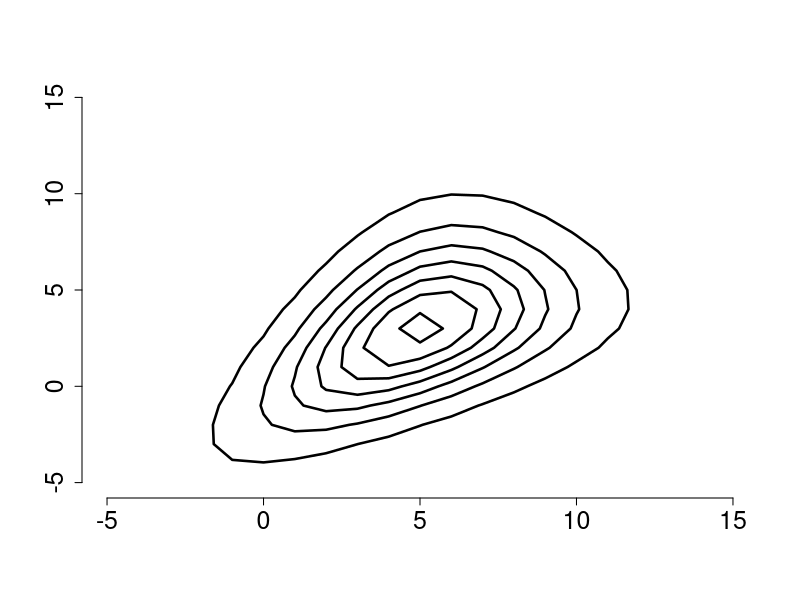
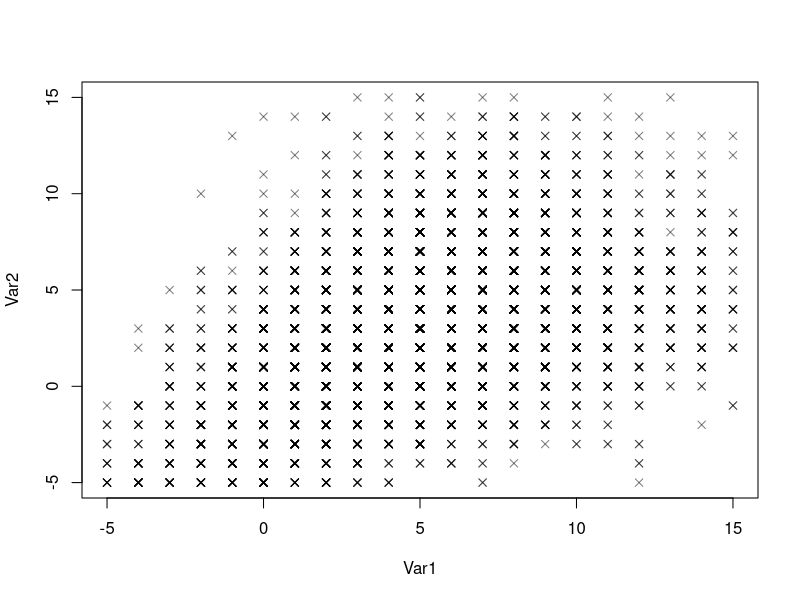
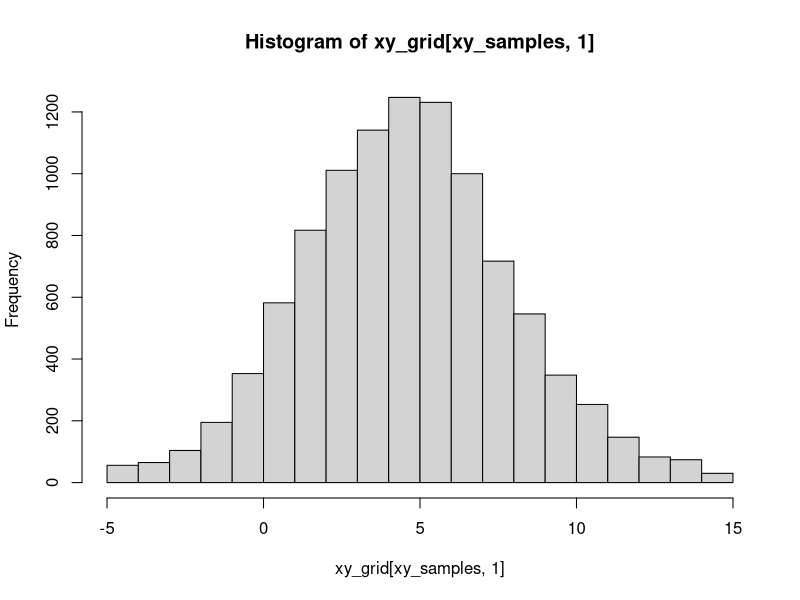
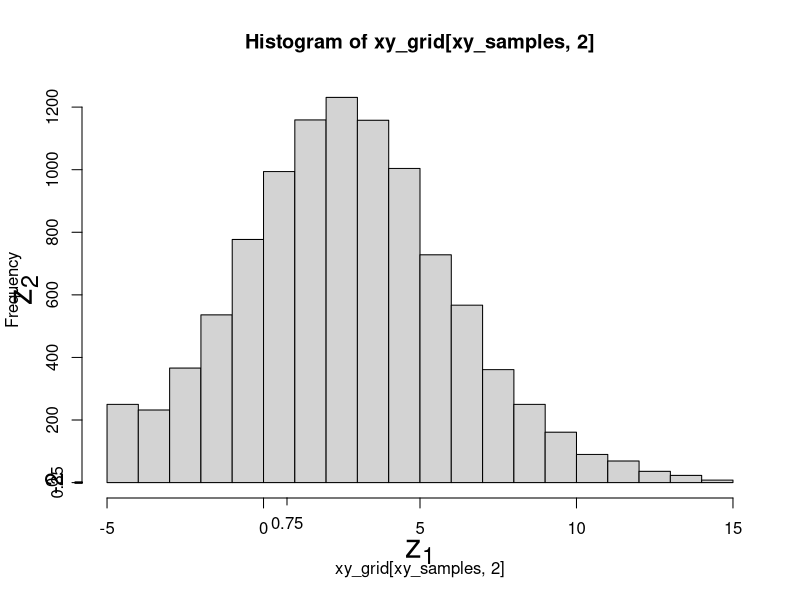

Write R code to recreate these figures, in order.
#
# title     : plotGumbelSampleGrid.R
# purpose   : R script to create an illustration of sampling a distribution
#           : using the discretized grid approach.
#           : The density is a bivariate logistic distribution.
# author    : WD41, LRS/EPFL/PSI
# date      : Sept. 2017
#
# Bivariate logistics distribution by Gumbel

biv_log <- function(xx, mu1, mu2, sig1, sig2)
{
  dens <- (exp(-1 * (xx[1] - mu1) / sig1) * exp(-1 * (xx[2] - mu2) / sig2)) /
    (1 + exp(-1 * (xx[1] - mu1) / sig1) + exp(-1 * (xx[2] - mu2) / sig2))^3
  return(dens)
}

x <- seq(-5, 15, .1)
y <- seq(-5, 15, .1)

dens <- apply(expand.grid(x, y), 1, biv_log, mu1 = 5, mu2 = 3, sig1 = 2, sig2 = 2.1)

# Generate sample by uniform grid ---------------------------------------------
x <- seq(-5, 15, 1.0)
y <- seq(-5, 15, 1.0)

dens <- apply(expand.grid(x, y), 1, biv_log, mu1 = 5, mu2 = 3, sig1 = 2, sig2 = 2.1)

xy_samples <- sample(seq(1, length(dens)), size = 10000, prob = dens/sum(dens), replace = T)
xy_grid <- expand.grid(x, y)

# Making the contour plot -----------------------------------------------------
contour(x, y, matrix(dens, nrow=length(x)), axes = F,
        ylim = c(-5, 15),
        col="black",
        lwd=2.5,
        drawlabels=F,
        nlevels=6)

axis(side = 1, at = c(-5, 0, 5, 10, 15), mgp = c(3, .75, 0), tcl = -0.35, cex.axis = 1.5) # x-axis
axis(side = 2, at = c(-5, 0, 5, 10, 15), mgp = c(3, .75, 0), tcl = -0.35, cex.axis = 1.5) # x-axis

for (i in 1:length(x))
{
  lines(c(x[i], x[i]), c(y[1], y[length(y)]), lwd = 0.001)
  lines(c(x[1], x[length(x)]), c(y[i], y[i]), lwd = 0.001)
}

lines(c(x[2], x[2]), c(y[1], y[length(y)]), lwd = 0.01)


plot(xy_grid[xy_samples,], pch = 4, col = rgb(0, 0, 0, 0.5))

hist(xy_grid[xy_samples,1])
hist(xy_grid[xy_samples,2])

axis(side = 1, at = c(0.75),  mgp = c(3, .75, 0), tcl = -0.35, cex.axis = 1.0) # x-axis
axis(side = 2, at = c(-2, -1, 0, 1, 2),  mgp = c(3, .75, 0), tcl = -0.35, cex.axis = 1.5) # y-axis
axis(side = 2, at = c(0.35),  mgp = c(3, .75, 0), tcl = -0.35, cex.axis = 1.0) # y-axis
title(xlab = expression(z[1]), mgp = c(2.5,0,0), cex.lab = 2.0)
title(ylab = expression(z[2]), line = 2.0, cex.lab = 2.0)
